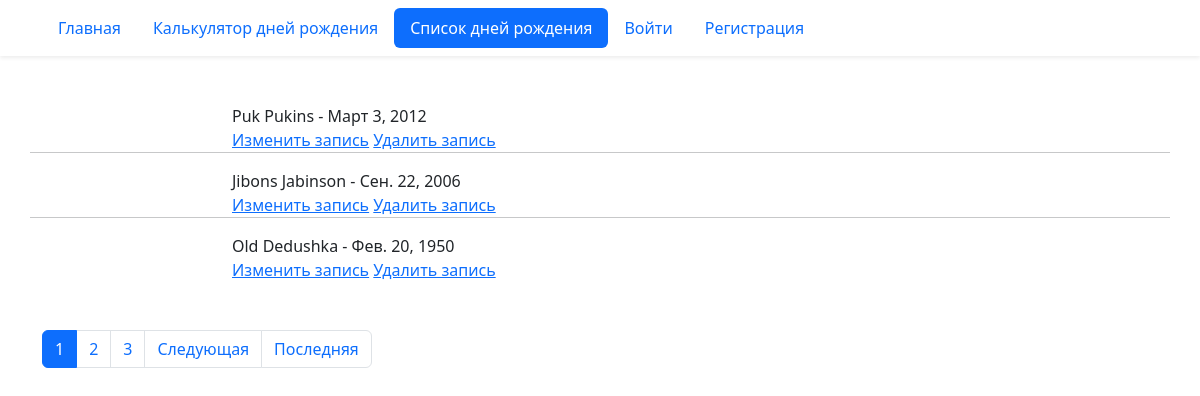
The app's page /birthday/list/ with its own data.
### birthday/models.py (models this page shows)
class Birthday(models.Model):
    first_name = models.CharField('Имя', max_length=30)
    last_name = models.CharField(
        'Фамилия', blank=True, help_text='Необязательное поле', max_length=30
    )
    birthday = models.DateField('Дата рождения', validators=(real_age,))
    image = models.ImageField('Фото', upload_to='birthdays_images', blank=True)
    class Meta:
        constraints = (
            models.UniqueConstraint(
                fields=('first_name', 'last_name', 'birthday'),
                name='Unique person constraint',
            ),
        )

### birthday/views.py (the view)
# urls.py: path('list/', views.BirthdayListView.as_view(), name='list'),
class BirthdayListView(ListView):
    model = Birthday
    ordering = 'id'
    paginate_by = 3

### templates/birthday/birthday_list.html (shortened to what this page needs)
{% extends "base.html" %}
{% block content %}
  {% for birthday in page_obj %}
    <div class="row">
      <div class="col-2">
      </div>
      <div class="col-10">
        <div>
          {{ birthday.first_name }} {{ birthday.last_name }} - {{ birthday.birthday }}
        </div>
        <div>
          <a href="{% url 'birthday:edit' birthday.id %}">Изменить запись</a> <a href="{% url 'birthday:delete' birthday.id %}">Удалить запись</a>
        </div>
      </div>
      {% if not forloop.last %}
        <hr>
      {% endif %}
    </div>
  {% endfor %}
  {% include "includes/paginator.html" %}
{% endblock %}

### records on screen
Birthday: first_name "Puk", last_name "Pukins", birthday "Март 3, 2012"
Birthday: first_name "Jibons", last_name "Jabinson", birthday "Сен. 22, 2006"
Birthday: first_name "Old", last_name "Dedushka", birthday "Фев. 20, 1950"

### other values on screen
{{ i }} "1"
{{ i }} "2" "3"
